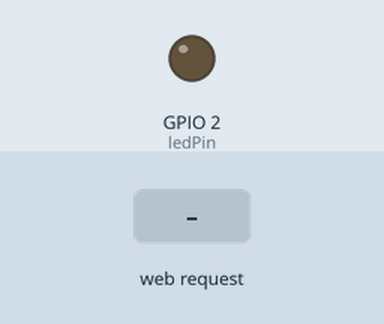
Bench run of a sketch on a simulated ESP32. Parts: output pins drawn as LEDs (lit = HIGH). Inputs (shaded band) come from the test bench. WiFi joins after 1.5 s; servers stay silent unless stated; what the sketch prints to the serial monitor is not drawn.

Above: at 3.2 s.
3.3 s: HTTP request GET /toggle received
At 4.2 s:
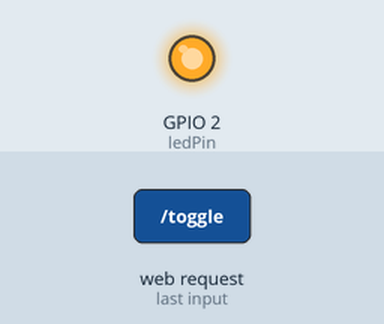
Timing chart, 0 to 6.3 s (numbered marks = the images above; inputs shaded):
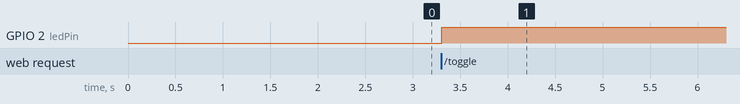

The sketch:

sketch.ino
```cpp
//Copy this file on your Arduino IDE
//author: Restan V. Requina
#include <WiFi.h>
#include <ESPAsyncWebServer.h>
#include <AsyncTCP.h>
//#include <ESPAsyncWebSrv.h> // do not include this on Arduino IDE
//This is used on WokWi Only

//setup ssid,pass of your router
//not recommended for multiple wifi
//use wifi manager instead
const char* ssid = "Wokwi-GUEST"; // Replace with your network name
const char* password = ""; // Replace with your network password
//Uncomment this if you are using AP
/*const char* ssid = "ESP32-AP"; // Replace with your network name
const char* password = ""; // Replace with your network password
*/
AsyncWebServer server(80);

const char index_html[] PROGMEM = R"rawliteral(
<!DOCTYPE HTML><html>
<head>
  <title>ESP Web Server</title>
  <meta name="viewport" content="width=device-width, initial-scale=1">
</head>
<body>
<h1>ESP32 Web Server</h1>
<button onclick=\"toggleLED()\">Toggle LED</button>
<script>
function toggleLED() {
      var xhr = new XMLHttpRequest();
      xhr.open("GET", "/toggle", true);
      xhr.send();
    }
</script>
</body>
</html>
)rawliteral";

int ledPin = 2;

void setup() {

  Serial.begin(115200);
  pinMode(ledPin, OUTPUT);
  // Connect to Wi-Fi
  WiFi.mode(WIFI_STA);
  WiFi.begin(ssid, password);

  //Wifi.mode(WIFI_AP);
  //WiFi.softAP(ssid, password);
  /*
  Serial.println("Access Point Started");
  Serial.print("IP Address: ");
  Serial.println(WiFi.softAPIP());*/
  Serial.print("Connecting to: ");
  Serial.println(ssid);
  while (WiFi.status() != WL_CONNECTED) {
    delay(1000);
    Serial.print(".");
  }
  Serial.println("Connected to WiFi");
  digitalWrite(ledPin, LOW);
  Serial.println("Type IP this on your Web Browser Search bar");
  Serial.println(WiFi.localIP());
  // Route for root URL
  //Displays on the clients request
  //EX: 192.168.4.1/ - notice the URL '/'
  server.on("/", HTTP_GET, [](AsyncWebServerRequest *request){
    request->send(200, "text/html",index_html );
  });
  //when the user request on /ledon it turn on the led
  //EX: 192.168.4.1/toggle - it will send a text on your web browser of
  // LED Toggled
   server.on("/toggle", HTTP_GET, [](AsyncWebServerRequest *request){
    digitalWrite(ledPin, !digitalRead(ledPin));
    request->send(200, "text/plain", "LED Toggled");
  });
  // Start server
  server.begin();
}

void loop() {
  // Nothing to do here
}
```

Measured:
- after the input at 3.3 s, GPIO 2 (ledPin): LOW → HIGH at once
